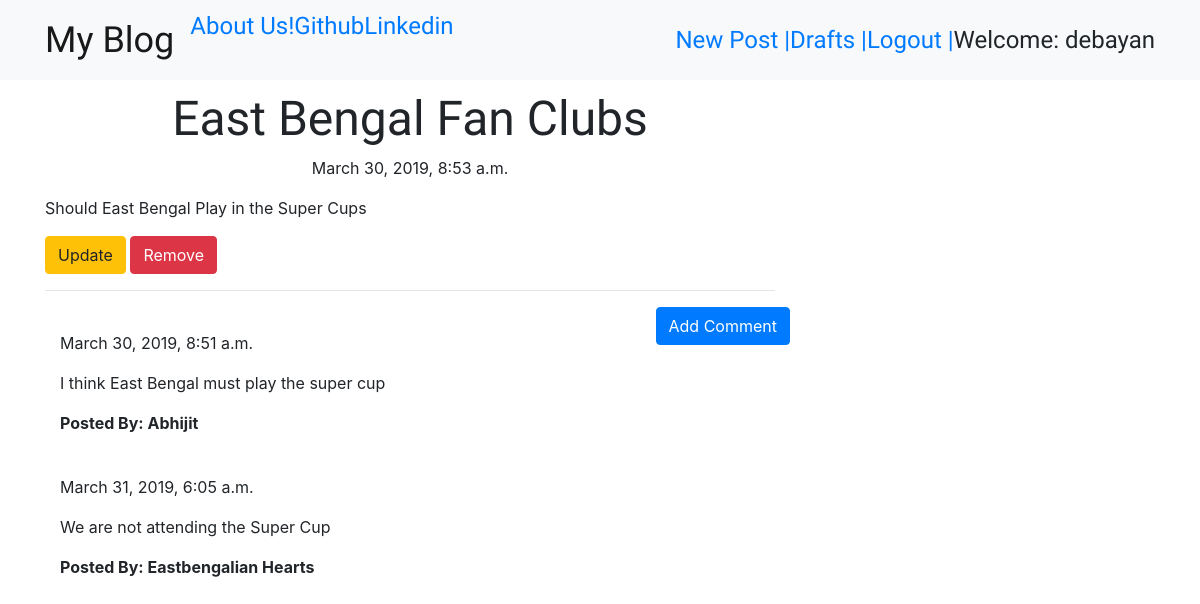
Screenshot of /post/6 (signed in) with the database file from the repository.
### blog/models.py (models this page shows, shortened)
class Post(models.Model):
    author = models.ForeignKey('auth.User',on_delete=models.CASCADE)
    title = models.CharField(max_length=264)
    text = models.TextField()
    created_date = models.DateTimeField(default=timezone.now)
    published_date = models.DateTimeField(blank=True,null=True)

class Comment(models.Model):
    post = models.ForeignKey(Post,related_name='comments',on_delete=models.CASCADE)
    author = models.CharField(max_length=264)
    text = models.TextField()
    created_date = models.DateTimeField(default=timezone.now())
    approved_comment = models.BooleanField(default = False)

### blog/views.py (the view)
# urls.py: url(r'^post/(?P<pk>\d+)$',views.PostDetailView.as_view(),name='post_detail'),
class PostDetailView(DetailView):
    model = Post

### blog/templates/blog/post_detail.html (shortened to what this page needs)
{% extends 'blog/base.html' %}
{% block content %}
<h1 class="posttitle loader">{{ post.title }}</h1>
{% if post.published_date %}
<div class="date postdate">
  {{ post.published_date }}
</div>
{% else %}
<a class="btn btn-primary" href="{% url 'post_publish' pk=post.pk %}">Publish</a>
{% endif %}
<p class="postcontent">{{post.text|safe|linebreaks}}</p>
{% if user.is_authenticated %}
<a class="btn btn-warning" href="{% url 'post_edit' pk=post.pk %}">
Update
</a>
<a class="btn btn-danger" href="{% url 'post_delete' pk=post.pk %}">
Remove
</a>
{% endif %}
<hr>
<a class="btn btn-primary btn-comment" href="{% url 'add_comment_to_post' pk=post.pk %}">Add Comment</a>
<div class="container">
  {% for comment in post.comments.all %}
  <br>
    {% if user.is_authenticated or comment.approved_comment %}
      {{ comment.created_date }}
        <p>{{ comment.text|safe|linebreaks }}</p>
        <b><p>Posted By: {{ comment.author }}</p></b>
    {% endif %}
    {% empty %}
    <p>No Comments to show</p>
  {% endfor %}
  {% endblock %}

### blog/templates/blog/base.html (shortened to what this page needs)
{% load staticfiles %}
<html>
  <head>
<link rel="stylesheet" href="https://stackpath.bootstrapcdn.com/bootstrap/4.3.1/css/bootstrap.min.css">
<link rel="stylesheet" href="https://stackpath.bootstrapcdn.com/bootstrap/4.3.1/js/bootstrap.min.js">
<link rel="stylesheet" href="https://stackpath.bootstrapcdn.com/bootstrap/4.3.1/js/bootstrap.bundle.min.js">
    <link rel="stylesheet" href="//cdn.jsdelivr.net/npm/medium-editor@latest/dist/css/medium-editor.min.css" type="text/css" media="screen" charset="utf-8">
<link rel="stylesheet" href="{% static 'css/blog.css' %}">
  </head>
  <body>
    <nav class="navbar navbar-expand-lg navbar-light bg-light techfont custom-navbar">
      <div class="container">
        <ul class="navbar-nav mr-auto">
          <li><a href="{% url 'post_list' %}" class='navbar-brand bigbrand'>My Blog</a></li>
          <li><a href="{% url 'about' %}">About Us!</a></li>
          <li><a href="www.github.com">Github</a></li>
          <li><a href="www.linkedin.com">Linkedin</a></li>
        </ul>
        <ul class="nav navbar-nav navbar-right">
          {% if user.is_authenticated %}
          <li>
            <a href="{% url 'post_new' %}">New Post | </a>
          </li>
          <li>
            <a href="{% url 'post_draft_list' %}"> Drafts | </a>
          </li>
          <li>
            <a href="{% url 'logout' %}"> Logout  |</a>
          </li>
          <li>
            <a>Welcome: {{user.username}}</a>
          </li>
          {% else %}
          <li><a href="{% url 'login' %}" class="nav navbar-right">Login</a><span class="glyphicon glyphicon-user"></span></li>
          {% endif %}
        </ul>
      </div>
    </nav>
    <div class="container">
      <div class="row">
        <div class="col-md-8">
          {% block content %}
          {% endblock %}
        </div>
      </div>
    </div>
  </body>
</html>

### blog/static/css/blog.css (style rules this page uses)
.techfont { font-family: 'ZCOOL XiaoWei', serif; font-size: 1.5em; margin-bottom: 10px; }
.bigbrand { font-size: 1.5em; }
.postdate { text-align: center; }
.posttitle { font-family: 'ZCOOL XiaoWei', serif; font-size: 3em; text-align: center; }
.postcontent { font-family: 'Monteserrat'; font-size: 1.5em; }
.btn-comment { position: absolute; right: 0px; }

### rows the page displays
Post: title "East Bengal Fan Clubs", published_date "March 30, 2019, 8:53 a.m.", text "Should East Bengal Play in the Super Cups"
Comment: created_date "March 30, 2019, 8:51 a.m.", text "I think East Bengal must play the super cup", author "Abhijit"
Comment: created_date "March 31, 2019, 6:05 a.m.", text "We are not attending the Super Cup", author "Eastbengalian Hearts"

### other values shown
{{ user.username }} "debayan"
